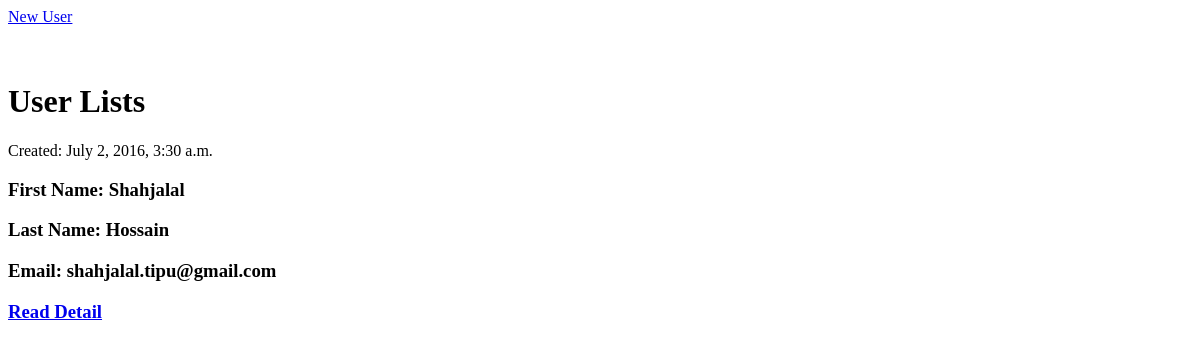
Before: / with the older database file.
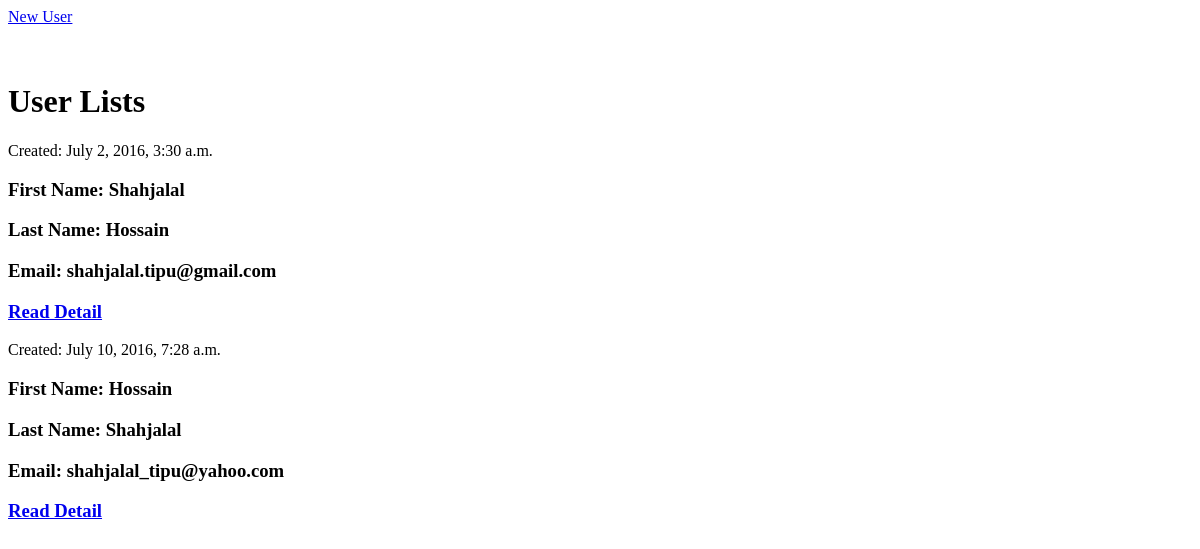
After: the same page with the newer database file.
### crud_app/models.py (models this page shows, shortened)
class User(models.Model):
    NEWSLETTER_CHOICES = (
        ('Y', 'Yes'),
        ('N', 'No'),
    )
    email = models.EmailField(max_length=100)
    first_name = models.CharField(max_length=200)
    last_name = models.CharField(max_length=200)
    street = models.CharField(max_length=200)
    house_no = models.CharField(max_length=200)
    postal_code = models.CharField(max_length=200)
    town = models.CharField(max_length=200)
    country = models.CharField(max_length=200)
    newsletter = models.CharField(max_length=1, choices=NEWSLETTER_CHOICES)
    created_date = models.DateTimeField(default=timezone.now)
    modified_date = models.DateTimeField(blank=True, null=True)

### crud_app/views.py (the view)
# urls.py: url(r'^$', views.user_list, name='user_list'),
def user_list(request):
    users = User.objects.filter(created_date__lte=timezone.now()).order_by('created_date')
    return render(request, 'user_info/user_list.html', {'users': users})

### crud_app/templates/user_info/user_list.html
{% extends 'base/base.html' %}
{% block content %}
    <a href="{% url 'user_info' %}">New User</a>
    <br/>
    <br/>
    <br/>
    <div>
        <h1>User Lists</h1>
    </div>
    {% for user in users %}
    <div>
        <p>Created: {{ user.created_date }}</p>
        <h3>First Name: {{ user.first_name }}</h3>
        <h3>Last Name: {{ user.last_name }}</h3>
        <h3>Email: {{ user.email }}</h3>
        <h3><a href="{% url 'user_detail' pk=user.pk %}">Read Detail</a></h3>
    </div>
    {% endfor %}
{% endblock %}

### crud_app/templates/base/base.html (shortened to what this page needs)
<!DOCTYPE html>
<html>
<head lang="en">
</head>
<body>
{% block content %}
{% endblock %}
</body>
</html>

Changed rows visible on the page:
added User: created_date "July 10, 2016, 7:28 a.m.", first_name "Hossain", last_name "Shahjalal", email "shahjalal_tipu@yahoo.com"
